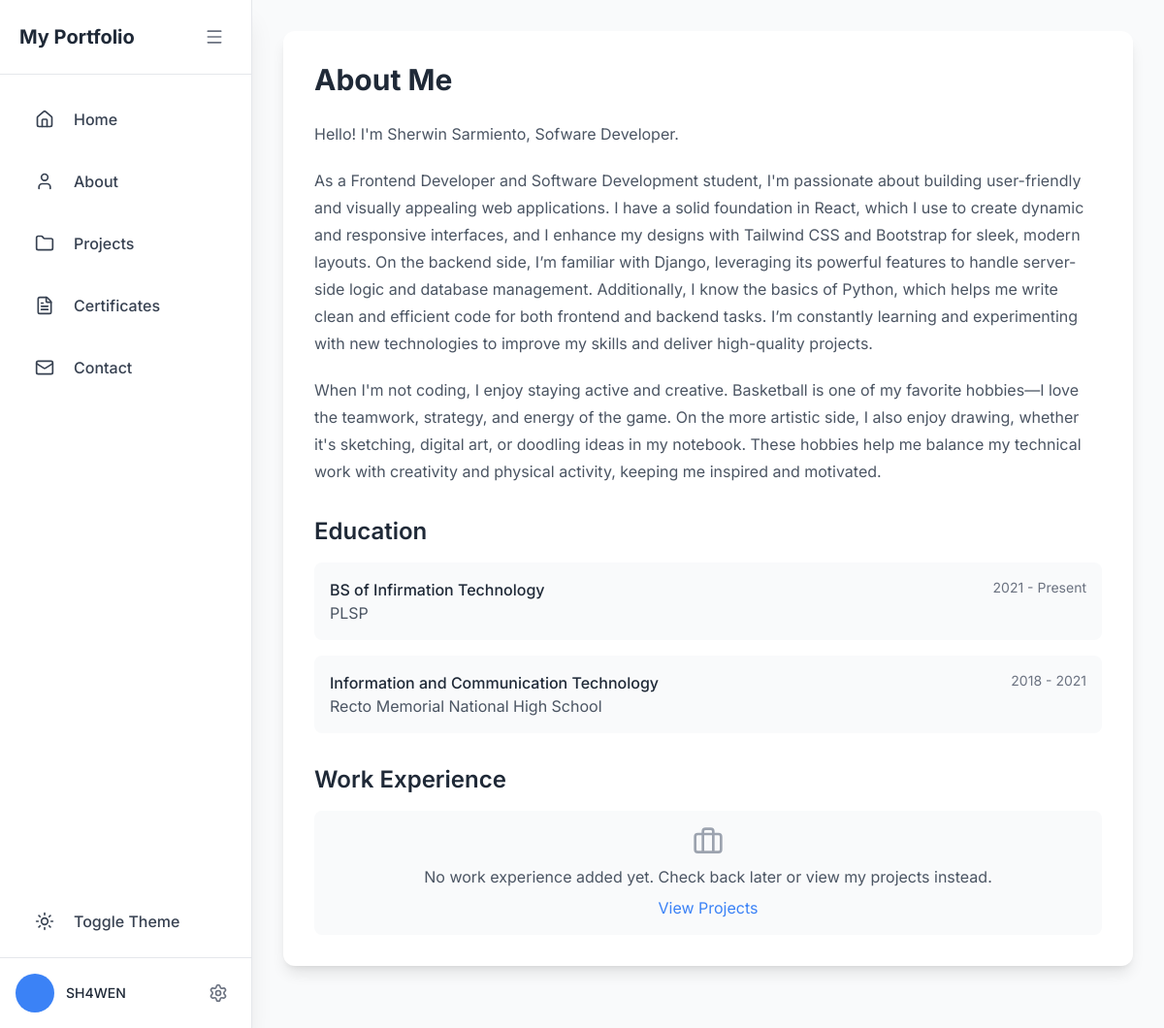
Page /about/ on the earlier database version.
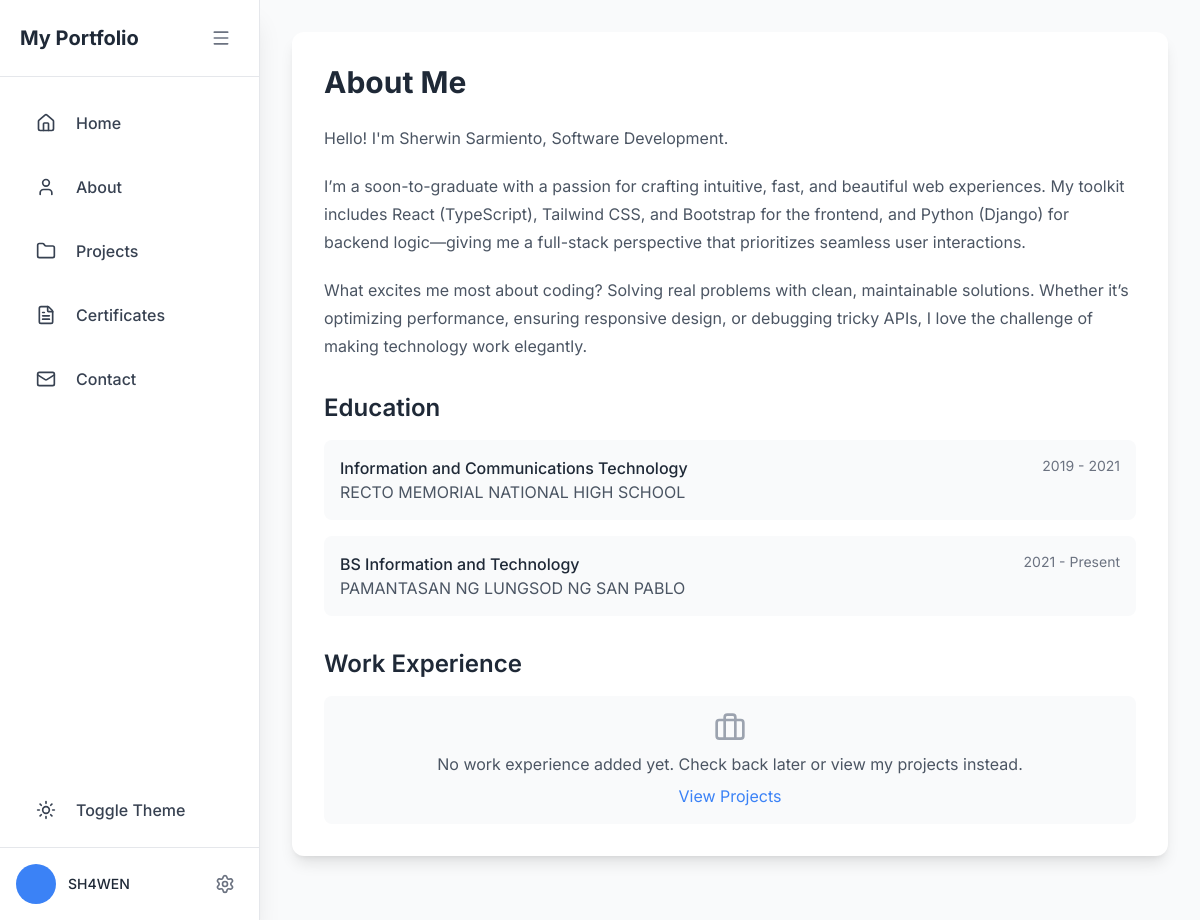
Same page on the later database version.
### main/models.py (models this page shows, shortened)
class About(models.Model):
    name = models.CharField(max_length=100)
    title = models.CharField(max_length=100)
    introduction = models.TextField()
    hobbies_interests = models.TextField()
    updated_at = models.DateTimeField(auto_now=True)
    class Meta:
        verbose_name_plural = "About Me Content"

class Education(models.Model):
    EDUCATION_LEVEL_CHOICES = [
        ('high_school', 'High School'),
        ('senior_high', 'Senior High School'),
        ('college', 'College/University'),
        ('postgrad', 'Postgraduate'),
        ('certification', 'Certification'),
        ('other', 'Other'),
    ]
    about = models.ForeignKey(About, related_name='educations', on_delete=models.CASCADE)
    level = models.CharField(max_length=20, choices=EDUCATION_LEVEL_CHOICES)
    degree = models.CharField(max_length=200)
    institution = models.CharField(max_length=200)
    start_year = models.PositiveIntegerField()
    end_year = models.PositiveIntegerField(null=True, blank=True)
    currently_attending = models.BooleanField(default=False)
    description = models.TextField(blank=True)
    order = models.PositiveIntegerField(default=0)
    class Meta:
        ordering = ['order']
        verbose_name_plural = "Education"

### main/views.py (the view)
# urls.py: path('about/', views.about, name='about'),
def about(request):
    try:
        about_content = About.objects.prefetch_related('educations', 'work_experiences').first()
    except About.DoesNotExist:
        about_content = None
    context = {
        'about': about_content
    }
    return render(request, 'main/about.html', context)

### main/templates/main/about.html (shortened to what this page needs)
{% extends "main/base.html" %} {% block content %}
<div class="max-w-7xl mx-auto">
  <div
    class="bg-white dark:bg-gray-800 rounded-xl shadow-lg overflow-hidden p-8 mb-8"
  >
    <h1
      class="text-3xl font-bold text-gray-800 dark:text-white mb-6 animate-fade-in-up"
      style="animation-delay: 0.1s"
    >
      About Me
    </h1>
    {% if about %}
    <div class="prose dark:prose-invert max-w-none mb-8">
      <p
        class="text-gray-600 dark:text-gray-300 mb-4 animate-fade-in-up"
        style="animation-delay: 0.2s"
      >
        Hello! I'm {{ about.name }}, {{ about.title }}.
      </p>
      <div
        class="text-gray-600 dark:text-gray-300 mb-4 animate-fade-in-up"
        style="animation-delay: 0.3s"
      >
        {{ about.introduction|linebreaks }}
      </div>
      {% if about.hobbies_interests %}
      <div
        class="text-gray-600 dark:text-gray-300 animate-fade-in-up"
        style="animation-delay: 0.4s"
      >
        {{ about.hobbies_interests|linebreaks }}
      </div>
      {% endif %}
    </div>
    <h2
      class="text-2xl font-semibold text-gray-800 dark:text-white mb-4 animate-fade-in-up"
      style="animation-delay: 0.5s"
    >
      Education
    </h2>
    <div class="space-y-4 mb-8">
      {% for education in about.educations.all %}
      <div
        class="bg-gray-50 dark:bg-gray-700 p-4 rounded-lg animate-fade-in-up"
        style="animation-delay: 0.6s"
      >
        <div class="flex justify-between items-start">
          <div>
            <h3 class="font-medium text-gray-800 dark:text-white">
              {{ education.degree }}
            </h3>
            <p class="text-gray-600 dark:text-gray-400">
              {{ education.institution }}
            </p>
          </div>
          <span class="text-sm text-gray-500 dark:text-gray-400">
            {{ education.start_year }} {% if education.currently_attending %} -
            Present {% elif education.end_year %} - {{ education.end_year }}
            {% endif %}
          </span>
        </div>
      </div>
      {% endfor %}
    </div>
    <h2
      class="text-2xl font-semibold text-gray-800 dark:text-white mb-4 animate-fade-in-up"
      style="animation-delay: 0.7s"
    >
      Work Experience
    </h2>
    <div class="space-y-4">
      {% if about.work_experiences.all %}
      {% for work in about.work_experiences.all %}
      <div
        class="bg-gray-50 dark:bg-gray-700 p-4 rounded-lg animate-fade-in-up"
        style="animation-delay: 0.6s"
      >
        <div class="flex justify-between items-start">
          <div>
            <h3 class="font-medium text-gray-800 dark:text-white">
              {{ work.position }}
            </h3>
            <p class="text-gray-600 dark:text-gray-400">{{ work.company }}</p>
          </div>
          <span class="text-sm text-gray-500 dark:text-gray-400">
            {{ work.start_date|date:"Y" }} {% if work.currently_working %} -
            Present {% elif work.end_date %} - {{ work.end_date|date:"Y" }}
            {% endif %}
          </span>
        </div>
        <p class="text-gray-600 dark:text-gray-300 mt-2">
          {{ work.description|linebreaks }}
        </p>
      </div>
      {% endfor %} {% else %}
      <div
        class="bg-gray-50 dark:bg-gray-700 p-4 rounded-lg text-center animate-fade-in-up"
        style="animation-delay: 0.8s"
      >
        <i
          data-lucide="briefcase"
          class="w-8 h-8 mx-auto text-gray-400 mb-2"
        ></i>
        <p class="text-gray-600 dark:text-gray-300">
          No work experience added yet. Check back later or view my projects
          instead.
        </p>
        <a
          href="{% url 'projects' %}"
          class="text-primary-500 dark:text-primary-400 hover:underline mt-2 inline-block"
        >
          View Projects
        </a>
      </div>
      {% endif %}
    </div>
    {% endif %}
  </div>
</div>
{% endblock %}

### main/templates/main/base.html (shortened to what this page needs)
{% load static %}
<!DOCTYPE html>
<html lang="en">
  <head>
    <script src="https://cdn.tailwindcss.com?plugins=forms,typography,aspect-ratio,line-clamp"></script>
  </head>
  <body class="bg-gray-50 dark:bg-gray-900 flex min-h-screen">
    <aside
      class="sidebar h-screen bg-white dark:bg-gray-800 shadow-xl fixed left-0 top-0 z-50 border-r border-gray-200 dark:border-gray-700"
    >
      <div
        class="sidebar-header p-5 flex items-center justify-between border-b border-gray-200 dark:border-gray-700"
      >
        <h1
          class="text-xl font-bold text-gray-800 dark:text-white whitespace-nowrap"
        >
          My Portfolio
        </h1>
        <button
          id="sidebarToggle"
          class="text-gray-500 dark:text-gray-400 hover:bg-gray-100 dark:hover:bg-gray-700 p-2 rounded-lg hamburger"
        >
          <i data-lucide="menu" class="w-5 h-5"></i>
        </button>
      </div>
      <nav class="p-4">
        <ul class="space-y-1">
          <li>
            <a
              href="{% url 'home' %}"
              class="nav-link flex items-center p-3 rounded-lg text-gray-700 dark:text-gray-200 hover:bg-gray-100 dark:hover:bg-gray-700 transition-colors group relative"
            >
              <div class="nav-icon-container mr-3">
                <i data-lucide="home" class="w-5 h-5"></i>
              </div>
              <span class="nav-text font-medium">Home</span>
            </a>
          </li>
          <li>
            <a
              href="{% url 'about' %}"
              class="nav-link flex items-center p-3 rounded-lg text-gray-700 dark:text-gray-200 hover:bg-gray-100 dark:hover:bg-gray-700 transition-colors group relative"
            >
              <div class="nav-icon-container mr-3">
                <i data-lucide="user" class="w-5 h-5"></i>
              </div>
              <span class="nav-text font-medium">About</span>
            </a>
          </li>
          <li>
            <a
              href="{% url 'projects' %}"
              class="nav-link flex items-center p-3 rounded-lg text-gray-700 dark:text-gray-200 hover:bg-gray-100 dark:hover:bg-gray-700 transition-colors group relative"
            >
              <div class="nav-icon-container mr-3">
                <i data-lucide="folder" class="w-5 h-5"></i>
              </div>
              <span class="nav-text font-medium">Projects</span>
            </a>
          </li>
          <li>
            <a
              href="{% url 'certificates' %}"
              class="nav-link flex items-center p-3 rounded-lg text-gray-700 dark:text-gray-200 hover:bg-gray-100 dark:hover:bg-gray-700 transition-colors group relative"
            >
              <div class="nav-icon-container mr-3">
                <i data-lucide="file-text" class="w-5 h-5"></i>
              </div>
              <span class="nav-text font-medium">Certificates</span>
            </a>
          </li>
          <li>
            <a
              href="{% url 'contact' %}"
              class="nav-link flex items-center p-3 rounded-lg text-gray-700 dark:text-gray-200 hover:bg-gray-100 dark:hover:bg-gray-700 transition-colors group relative"
            >
              <div class="nav-icon-container mr-3">
                <i data-lucide="mail" class="w-5 h-5"></i>
              </div>
              <span class="nav-text font-medium">Contact</span>
            </a>
          </li>
          <li class="absolute bottom-20 left-0 right-0 px-4">
            <button
              id="themeToggleNav"
              class="nav-link w-full flex items-center p-3 rounded-lg text-gray-700 dark:text-gray-200 hover:bg-gray-100 dark:hover:bg-gray-700 transition-colors group relative"
            >
              <div class="nav-icon-container mr-3">
                <i
                  data-lucide="sun"
                  class="w-5 h-5 text-gray-700 dark:text-gray-200 block dark:hidden"
                ></i>
              </div>
              <span class="nav-text font-medium">Toggle Theme</span>
            </button>
          </li>
        </ul>
      </nav>
      <footer
        class="absolute bottom-0 left-0 right-0 p-4 border-t border-gray-200 dark:border-gray-700"
      >
        <div class="flex items-center justify-between">
          <div class="flex items-center">
            <div
              class="w-10 h-10 rounded-full bg-primary-500 flex items-center justify-center text-white font-semibold mr-3"
            >
            </div>
            <div class="user-info">
              <p
                class="text-sm font-medium text-gray-800 dark:text-gray-200 whitespace-nowrap"
              >
                {% if user.is_authenticated %}
                {{user.get_full_name|default:user.username }} {% else %} SH4WEN
                {% endif %}
              </p>
            </div>
          </div>
          <div class="flex items-center">
            {% if user.is_authenticated %}
            <a
              href="{% url 'logout' %}"
              class="p-2 rounded-lg hover:bg-gray-100 dark:hover:bg-gray-700 transition-colors logout-icon"
              title="Logout"
            >
              <i
                data-lucide="log-out"
                class="w-5 h-5 text-gray-500 dark:text-gray-400"
              ></i>
            </a>
            {% else %}
            <a
              href="/admin/"
              class="p-2 rounded-lg hover:bg-gray-100 dark:hover:bg-gray-700 transition-colors settings-icon"
              title="Admin Dashboard"
            >
              <i
                data-lucide="settings"
                class="w-5 h-5 text-gray-500 dark:text-gray-400"
              ></i>
            </a>
            {% endif %}
          </div>
        </div>
      </footer>
    </aside>
    <main class="content w-full min-h-screen p-8">
      {% block content %} {% endblock %}
    </main>
  </body>
</html>

### main/templates/main/base.html (style rules this page uses)
body { font-family: "Inter", sans-serif; }
.sidebar { transition: all 0.3s cubic-bezier(0.4, 0, 0.2, 1); width: 260px; }
.content { transition: all 0.3s cubic-bezier(0.4, 0, 0.2, 1); margin-left: 260px; }
.nav-text { transition: all 0.3s cubic-bezier(0.4, 0, 0.2, 1); }
.nav-icon-container { transition: all 0.3s cubic-bezier(0.4, 0, 0.2, 1); display: flex; justify-content: center; align-items: center; width: 36px; height: 36px; border-radius: 12px; }
.hamburger { transition: transform 0.3s; }
.user-info { transition: all 0.3s cubic-bezier(0.4, 0, 0.2, 1); }

### main/templates/main/about.html (style rules this page uses)
.animate-fade-in-up { animation: fadeInUp 0.6s ease-out forwards; opacity: 0; }

Differences in the rows shown:
changed About "Sherwin Sarmiento": title "Sofware Developer" → "Software Development"; introduction "As a Frontend Developer and Software Development student, I'm passionate about building user-friendly and visually appealing web applications. I have a solid foundation in React, which I use to create dynamic and responsive interfaces, and I enhance my designs with Tailwind CSS and Bootstrap for sleek, modern layouts. On the backend side, I’m familiar with Django, leveraging its powerful features to handle server-side logic and database management. Additionally, I know the basics of Python, which helps me write clean and efficient code for both frontend and backend tasks. I’m constantly learning and experimenting with new technologies to improve my skills and deliver high-quality projects." → "I’m a soon-to-graduate with a passion for crafting intuitive, fast, and beautiful web experiences. My toolkit includes React (TypeScript), Tailwind CSS, and Bootstrap for the frontend, and Python (Django) for backend logic—giving me a full-stack perspective that prioritizes seamless user interactions."; hobbies_interests "When I'm not coding, I enjoy staying active and creative. Basketball is one of my favorite hobbies—I love the teamwork, strategy, and energy of the game. On the more artistic side, I also enjoy drawing, whether it's sketching, digital art, or doodling ideas in my notebook. These hobbies help me balance my technical work with creativity and physical activity, keeping me inspired and motivated." → "What excites me most about coding? Solving real problems with clean, maintainable solutions. Whether it’s optimizing performance, ensuring responsive design, or debugging tricky APIs, I love the challenge of making technology work elegantly."
changed Education: degree "BS of Infirmation Technology" → "Information and Communications Technology"; institution "PLSP" → "RECTO MEMORIAL NATIONAL HIGH SCHOOL"; start_year "2021" → "2019"; end_year (not shown) → "2021"; currently_attending "- Present" → "-"
changed Education: degree "Information and Communication Technology" → "BS Information and Technology"; institution "Recto Memorial National High School" → "PAMANTASAN NG LUNGSOD NG SAN PABLO"; start_year "2018" → "2021"; end_year "2021" → (not shown); currently_attending "-" → "- Present"
